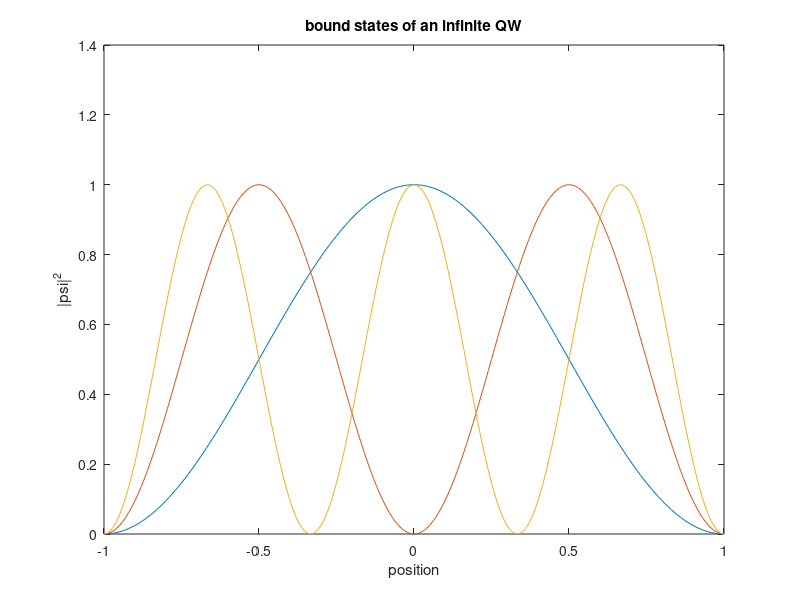
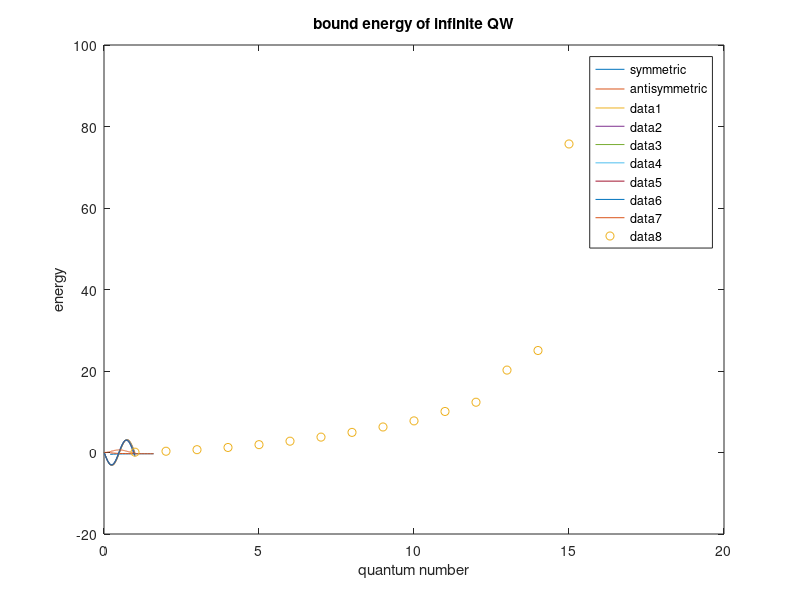

Here is the MATLAB script that generated these plots, in order:
%% 04/13, Victor Sellemi

%% lowest eigenvalues of a 1D potential for an electron
%harmonic oscillator, hw = 1eV 

N = 200; dx = 1; h = 1; m = 1; %Set constants
w = 1/h; %hw = 1eV condition

%second derivative finite differences operator in 1D
D2x=1/dx^2*(spdiags(-2*ones(N,1),0,sparse(N,N))+spdiags(ones(N,1),1,sparse(N,N))+spdiags(ones(N,1),-1,sparse(N,N)));
Vx = 0.5*m*(w^2)*(1/N-1/2:1/N:1/2).^2; %V(x) = .5m(w^2)(x^2)
V = sparse(diag(Vx)); %potential operator
H = -(h^2/2/m)*D2x + V; %Hamiltonian FD operator
[F,D] = eigs(H,10,'SM'); %calculate eigenvalues and eigenvectors
En = fliplr(diag(D)'); %eigenvalues in order from n=1,...,10

%plot results
figure(1); plot(N*En,'o'); xlabel('quantum number'); ylabel('Energy'); 
title('10 lowest eigenvalues of 1D harmonic oscillator potential'); 

X = 1:1:N;
Y1 = F(:,end).^2; Y2 = F(:,end-1).^2;
figure(2); plot(X,Y1,X,Y2,X,Vx./sqrt(N)); 
legend('mode 1', 'mode 2', 'Vx - scaled'); ylabel('|psi|^2'); xlabel('x'); 
title('lowest two eigenstates superimposed on V(x)')

%% lowest eigenvalues of a 1D potential for an electron
%finite quantum well, 1eV deep and 1nm wide
close all; clear all;

N = 200; dx = .1; h = 1; m = 1; %Set constants
a = .25*N; V0 = -1; 

%second derivative finite differences operator in 1D
D2x=1/dx^2*(spdiags(-2*ones(N,1),0,sparse(N,N))+spdiags(ones(N,1),1,sparse(N,N))+spdiags(ones(N,1),-1,sparse(N,N)));
Vx = [zeros(1,.375*N),V0*ones(1,a),zeros(1,.375*N)]; %V(x) = [0 V0 0]
V = sparse(diag(Vx)); %potential operator
H = -(h^2/2/m)*D2x + V; %Hamiltonian FD operator
[F,D] = eigs(H,10,'SM'); %calculate eigenvalues and eigenvectors
En = fliplr(diag(D)'); %eigenvalues in order from n=1,...,10

%plot results
figure(1); plot(1:10,En,'o',1:10,zeros(1,10),'-r'); xlabel('quantum number'); ylabel('Energy'); 
title('10 lowest eigenvalues of 1D finite quantum well potential'); 

X = 1:1:N;
Y1 = F(:,end).^2; Y2 = F(:,end-1).^2;
figure(2); plot(X,Y1,X,Y2,X,Vx./sqrt(N));
legend('mode 1', 'mode 2', 'Vx - scaled'); ylabel('|psi|^2'); xlabel('x'); 
title('lowest two eigenstates superimposed on V(x)')

%%  lowest eigenvalues of a 1D potential for an electron
%double quantum well, 1nm separation, 1eV deep
close all; clear all;

N = 200; dx = .1; h = 1; m = 1; %Set constants
a = .075*N; V0 = -1; 

%second derivative finite differences operator in 1D
D2x=1/dx^2*(spdiags(-2*ones(N,1),0,sparse(N,N))+spdiags(ones(N,1),1,sparse(N,N))+spdiags(ones(N,1),-1,sparse(N,N)));
Vx = [zeros(1,.375*N),V0*ones(1,a),zeros(1,.1*N),V0*ones(1,a),zeros(1,.375*N)]; %V(x) = [0 V0 0 V0 0]
V = sparse(diag(Vx)); %potential operator
H = -(h^2/2/m)*D2x + V; %Hamiltonian FD operator
[F,D] = eigs(H,10,'SM'); %calculate eigenvalues and eigenvectors
En = fliplr(diag(D)'); %eigenvalues in order from n=1,...,10

%plot results
figure(1); plot(1:10,En,'o',1:10,zeros(1,10),'-r'); xlabel('quantum number'); ylabel('Energy'); 
title('10 lowest eigenvalues of 1D double quantum well potential'); 

X = 1:1:N;
Y1 = F(:,end).^2; Y2 = F(:,end-1).^2;
figure(2); plot(X,Y1,X,Y2,X,Vx./sqrt(N));
legend('mode 1', 'mode 2', 'Vx - scaled'); ylabel('|psi|^2'); xlabel('x'); 
title('lowest two eigenstates superimposed on V(x)')

%%  lowest eigenvalues of a 1D potential for an electron
%exponential well, ?V0 exp(?|x|/x0): V0 =2 eV, x0 =1 nm.
close all; clear all;

N = 200; dx = .1; h = 1; m = 1; %Set constants
V0 = 2; x0 = 1; 

%second derivative finite differences operator in 1D
D2x=1/dx^2*(spdiags(-2*ones(N,1),0,sparse(N,N))+spdiags(ones(N,1),1,sparse(N,N))+spdiags(ones(N,1),-1,sparse(N,N)));
Vx = -V0*exp(-abs(.1*(1-N/2:1:N/2))./x0); %V(x) = ?V0 exp(?|x|/x0)
V = sparse(diag(Vx)); %potential operator
H = -(h^2/2/m)*D2x + V; %Hamiltonian FD operator
[F,D] = eigs(H,10,'SM'); %calculate eigenvalues and eigenvectors
En = fliplr(diag(D)'); %eigenvalues in order from n=1,...,10

%plot results
figure(1); plot(1:10,En,'o',1:10,zeros(1,10),'-r'); xlabel('quantum number'); ylabel('Energy'); 
title('10 lowest eigenvalues of 1D exponential well potential'); 

X = 1:1:N;
Y1 = F(:,end).^2; Y2 = F(:,end-1).^2;
figure(2); plot(X,Y1,X,Y2,X,Vx./sqrt(N));
legend('mode 1', 'mode 2', 'Vx - scaled'); ylabel('|psi|^2'); xlabel('x'); 
title('lowest two eigenstates superimposed on V(x)')

%% Variation in the ground state energy of a finite quantum well
close all; clear all;

h = 1; m = 1; dx = 20/500; N = 500; x = 0:20/499:20; W = 20:10:160; %set initial parameters

%second derivative FD operator
D2x=1/dx^2*(spdiags(-2*ones(N,1),0,sparse(N,N))+spdiags(ones(N,1),1,sparse(N,N))+spdiags(ones(N,1),-1,sparse(N,N)));

En1 = []; En2 = []; %initialize solution arrays

for k = 1:length(W); %loop over different values of well width     
a = W(k); V0 = -2; b = (N - a)/2;
Vx = [zeros(1,b),V0*ones(1,a),zeros(1,b)]; %V(x) = [0 V0 0]
V = sparse(diag(Vx));
H = -(h^2/2/m)*D2x + V; 
[F,D] = eig(full(H)); 
En(k) = -D(1,1)-2; 
end

%plot results
plot(W./max(W),En,'-o'); xlabel('well width [nm]'); ylabel('ground state energy');
title('Ground state energy of finite quantum well as a function of width');

%%  Variation in energies of the two lowest bound states of a finite double quantum wel
close all; clear all;

h = 1; m=1; dx = 20/500; N = 500; x = 0:20/499:20; W = 20:10:160; %set initial parameters

%second derivative FD operator
D2x=1/dx^2*(spdiags(-2*ones(N,1),0,sparse(N,N))+spdiags(ones(N,1),1,sparse(N,N))+spdiags(ones(N,1),-1,sparse(N,N)));

En1 = []; En2 = []; %initialize solution arrays

for k = 1:length(W); %loop over different values of barrier width
a = W(k); b = (N-a)/2-25; 
Vx = [zeros(1,b), -ones(1,25), zeros(1,a), -ones(1,25), zeros(1,b)]; 
V = sparse(diag(Vx)); %potential operator
H = -(h^2/2/m)*D2x + V; %full operator
[F,D] = eig(full(H)); %eigenvalue solutions of initial operator
En1(k) = D(1,1); %store lowest two eigenvalues
En2(k) = D(2,2);
end

%plot results
plot(W./100,En1); hold on; plot(W./100,En2); legend('symmetric', 'antisymmetric');
xlabel('barrier width [nm]'); ylabel('lowest energy eigenvalues');
title('Variations in energy of lowest two bound states double quantum well');

%%  1 nm-wide infinite quantum well in the range 0.5 < E < 2 eV
%Numerov integration and shooting method
close all; clear all;

%use the bisection algorithm to find E values that minimize deviation of
%numerov wavefunction from boundary conditions, code is commented out since
%value of 0.5 seems to provide the best results

%F = @(e) numerov(e); 
%E1 = bisection(F,.5,2,1e-2); 

%plot results 
EE = .5:.01:.55;

for i = 1:length(EE); %loop over different values of energy
h = 1; m = 1; dx = .001; h = dx; N = 200; E = EE(i); %set parameters

W = zeros(1,N); psi = zeros(1,N);
V = 0; f = (2*m/h)*(V-E); 
psi(1) = 0; psi(2) = 0.1;
W(1) = (1-(h^2/12)*f)*psi(1); 
 
for n = 2:N-1; 
W(n) = (1-(h^2/12)*f)*psi(n); 
W(n+1) = h^2*f*psi(n) + 2*W(n) - W(n-1);
psi(n+1) = W(n+1)/(1-(h^2/12)*f);
end

%plot results
x = 1/N:1/N:1;
plot(x,-psi); hold on;
xlabel('position [nm]'); ylabel('psi');
title('waveforms of infinite quantum well at different energy values'); 
end


%%  the exponential potential V (x) = ?V0 exp(?|x|/x0)
close all; clear all;

h = 1; m = 1; dx = .006*1e-3; h = dx; N = 650; E = 2; %set parameters
x0 = 1; V0 = 1; 

W = zeros(1,N); psi = zeros(1,N);
V = -V0*exp(-abs(.1*(1-N/2:1:N/2))./x0); 
f(1) = (2*m/h)*(V(1)-E); 
psi(1) = 0; psi(2) = 0.1;
W(1) = (1-(h^2/12)*f(1))*psi(1); 
 
for n = 2:N-1; 
f(n) = (2*m/h)*(V(n)-E); 
W(n) = (1-(h^2/12)*f(n))*psi(n); 
W(n+1) = h^2*f(n)*psi(n) + 2*W(n) - W(n-1);
psi(n+1) = W(n+1)/(1-(h^2/12)*f(n));
end

%plot results
x = 1/N:1/N:1;
plot(x,abs(psi).^2/N); 
xlabel('distance'); ylabel('|psi|^2');
title('waveforms of exponential at different energy values');

%%  the energy and  wavefunctions of 1st 10 bound states of infinite QW
close all; clear all; 

N = 16; a = 1; h = 1; m0 = 1;
x = -a:2*a/200:a; 

f = []; 
for i = 1:N;
    n = i-1;
    f(i,:) = (x.^(n+2)-(a^2*x.^n))/(a^(n+2.5));
end
H = zeros(N,N); S = zeros(N,N);
for i = 1:N;
    n = i-1;
    for j = 1:N;
        m = j-1;
        if mod(n+m,2) == 0;
            H(i,j) = (-h^2/2/m0/a^2).*8.*(1-m-n-2.*m.*n)./(n+m+3)./(n+m+1)./(n+m-1);
            S(i,j) = 2./(n+m+5)-4./(n+m+3)+2./(n+m+1);
        elseif mod(n+m,2) == 1;
            H(i,j) = 0; S(i,j) = 0; 
        end
    end
end

[F,D] = eig(H,S); 
Y = (F'*f)'; Y = abs(Y(:,1:3));

%plot results
figure(1); plot(x,Y.^2); xlabel('position'); ylabel('|psi|^2');
title('bound states of an infinite QW');
figure(2); En = diag(D)./N; plot(En(1:end),'o'); 
title('bound energy of infinite QW');
xlabel('quantum number'); ylabel('energy'); 








